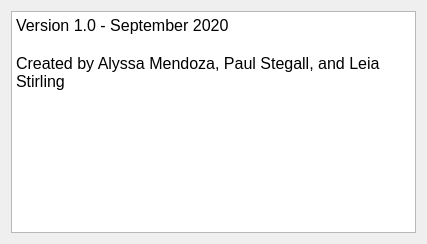
<?xml version="1.0" encoding="UTF-8"?>
<ui version="4.0">
 <class>AboutWindow</class>
 <widget class="QDialog" name="AboutWindow">
  <property name="geometry">
   <rect>
    <x>0</x>
    <y>0</y>
    <width>427</width>
    <height>244</height>
   </rect>
  </property>
  <property name="windowTitle">
   <string>Dialog</string>
  </property>
  <property name="windowIcon">
   <iconset>
    <normaloff>favicon.png</normaloff>favicon.png</iconset>
  </property>
  <layout class="QVBoxLayout" name="verticalLayout">
   <item>
    <widget class="QTextEdit" name="AboutText">
     <property name="font">
      <font>
       <pointsize>12</pointsize>
      </font>
     </property>
     <property name="readOnly">
      <bool>true</bool>
     </property>
     <property name="html">
      <string>&lt;!DOCTYPE HTML PUBLIC &quot;-//W3C//DTD HTML 4.0//EN&quot; &quot;http://www.w3.org/TR/REC-html40/strict.dtd&quot;&gt;
&lt;html&gt;&lt;head&gt;&lt;meta name=&quot;qrichtext&quot; content=&quot;1&quot; /&gt;&lt;style type=&quot;text/css&quot;&gt;
p, li { white-space: pre-wrap; }
&lt;/style&gt;&lt;/head&gt;&lt;body style=&quot; font-family:'MS Shell Dlg 2'; font-size:12pt; font-weight:400; font-style:normal;&quot;&gt;
&lt;p style=&quot; margin-top:0px; margin-bottom:0px; margin-left:0px; margin-right:0px; -qt-block-indent:0; text-indent:0px;&quot;&gt;Version 1.0 - September 2020&lt;/p&gt;
&lt;p style=&quot;-qt-paragraph-type:empty; margin-top:0px; margin-bottom:0px; margin-left:0px; margin-right:0px; -qt-block-indent:0; text-indent:0px;&quot;&gt;&lt;br /&gt;&lt;/p&gt;
&lt;p style=&quot; margin-top:0px; margin-bottom:0px; margin-left:0px; margin-right:0px; -qt-block-indent:0; text-indent:0px;&quot;&gt;Created by Alyssa Mendoza, Paul Stegall, and Leia Stirling&lt;/p&gt;&lt;/body&gt;&lt;/html&gt;</string>
     </property>
    </widget>
   </item>
  </layout>
 </widget>
 <resources/>
 <connections/>
</ui>
